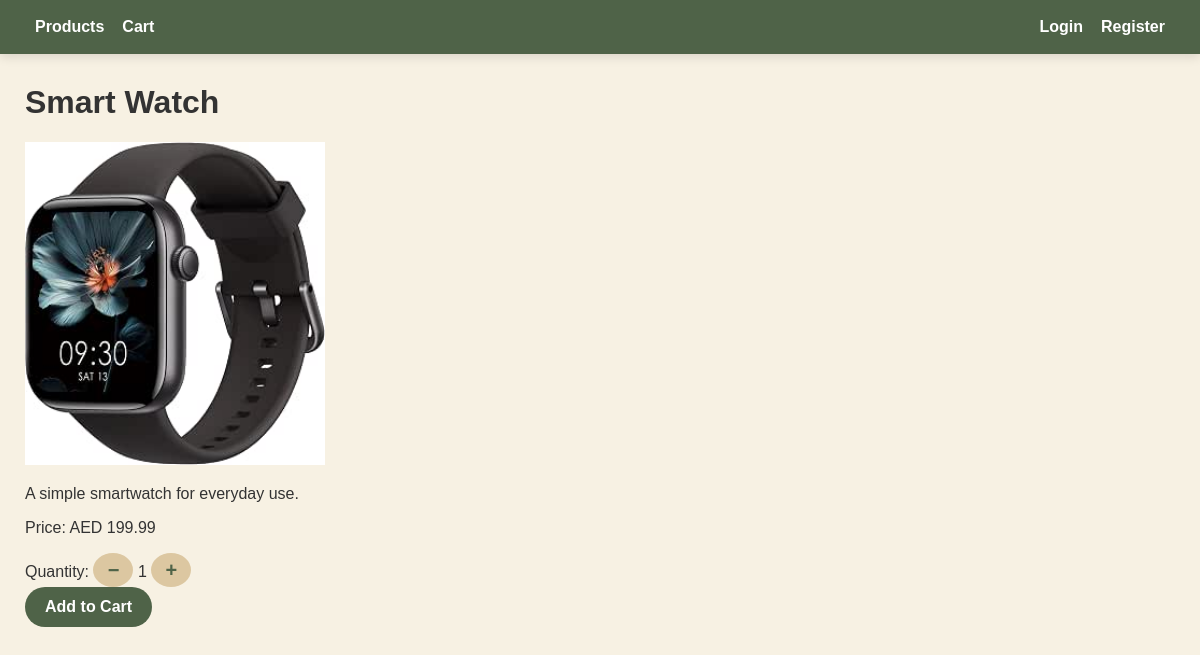
Screenshot of /products/2/ with the database file from the repository.
### store/models.py (models this page shows, shortened)
class Product(models.Model):
    name = models.CharField(max_length=200)
    description = models.TextField()
    price = models.DecimalField(max_digits=10, decimal_places=2)
    image = models.ImageField(upload_to="products/", blank=True, null=True)
    category = models.CharField(
    max_length=100,
    choices=[
        ("Electronics", "Electronics"),
        ("Tech", "Tech"),
        ("Makeup & Beauty", "Makeup & Beauty"),
        ("Clothing", "Clothing"),
        ("Shoes", "Shoes"),
        ("Food", "Food"),
        ("Games & Toys", "Games & Toys"),
        ("Home", "Home"),
        ("Accessories", "Accessories"),
        ("School Supplies", "School Supplies"),
        ("Other", "Other"),
    ],
    default="Other"
)

### store/views.py (the view)
# urls.py: path("products/<int:product_id>/", product_detail),
def product_detail(request, product_id):
    product = Product.objects.get(id=product_id)
    return render(request, "product_detail.html", {
        "product": product
    })

### templates/product_detail.html (shortened to what this page needs)
{% extends "base.html" %}
{% block content %}
<h1>{{ product.name }}</h1>
{% if product.image %}
    <img src="{{ product.image.url }}" alt="{{ product.name }}" width="300">
{% endif %}
<p>{{ product.description }}</p>
<p>Price: AED {{ product.price }}</p>
<div class="product-quantity">
    <span>Quantity:</span>
    <button type="button" class="quantity-button product-minus">
        −
    </button>
    <span class="product-quantity-number" id="product-quantity">
        1
    </span>
    <button type="button" class="quantity-button product-plus">
        +
    </button>
</div>
<a
    href="/cart/add/{{ product.id }}/?quantity=1"
    class="add-to-cart"
    data-product-id="{{ product.id }}"
>
    Add to Cart
</a>
{% endblock %}

### static/css/style.css (style rules this page uses)
* { box-sizing: border-box; }
body { margin: 0; font-family: Arial, sans-serif; background: #F7F1E3; color: #333; }
button { padding: 11px 20px; border: none; border-radius: 25px; background: #4F6348; color: white; font-weight: bold; cursor: pointer; transition: all 0.2s ease; }
.add-to-cart { display: inline-block; background: #4F6348; color: white; padding: 11px 20px; border-radius: 25px; text-decoration: none; font-weight: bold; transition: all 0.2s ease; }
.quantity-button { display: inline-flex; align-items: center; justify-content: center; width: 34px; height: 34px; border-radius: 50%; background: #DCC7A1; color: #4F6348; text-decoration: none; font-size: 20px; font-weight: bold; }

### rows the page displays
Product: name "Smart Watch", image (picture), description "A simple smartwatch for everyday use.", price "199.99"
